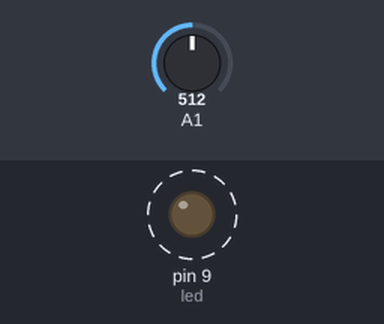
The sketch below on a simulated Arduino Uno, built with avr-gcc and run on an emulated ATmega328P. Shown: output pins drawn as LEDs (lit = HIGH). Dashed ring = blinking. The test bench sets the inputs (shaded band); at power-on: A1 = 512.

Above: at 2.1 s.
2.2 s: A1 set to 900
At 2.9 s:
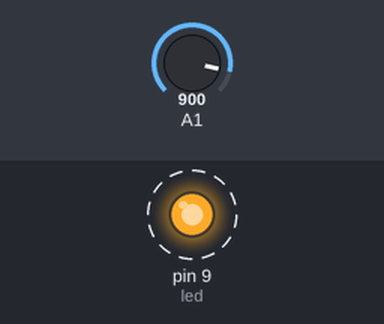
5.7 s: A1 set to 1023
At 6.19 s:
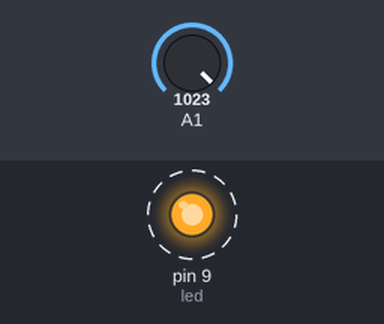
Timing chart, 0 to 15.2 s (numbered marks = the images above; inputs shaded):
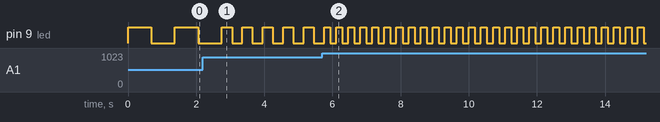

Measured:
- after the input at 2.2 s, pin 9 (led): alternates HIGH for 0.30 s and LOW for 0.30 s, starting after 0.85 s
- after the input at 5.7 s, pin 9 (led): alternates HIGH for 0.18 s and LOW for 0.18 s, starting after 0.23 s
- by itself, pin 9 (led): alternates HIGH for 0.69 s and LOW for 0.69 s

The sketch:

Reto_entradaAnalogica1.ino
```cpp
long valor;
const int led = 9;

void setup() {
  //Inicializamos la comunicación serial
  Serial.begin(9600);

  pinMode(led, OUTPUT);

}

void loop() {
  valor = analogRead(A1);
  valor = 1200 - valor;

  digitalWrite(led, HIGH);
  delay(valor);
  digitalWrite(led, LOW);
  delay(valor);
}
```
